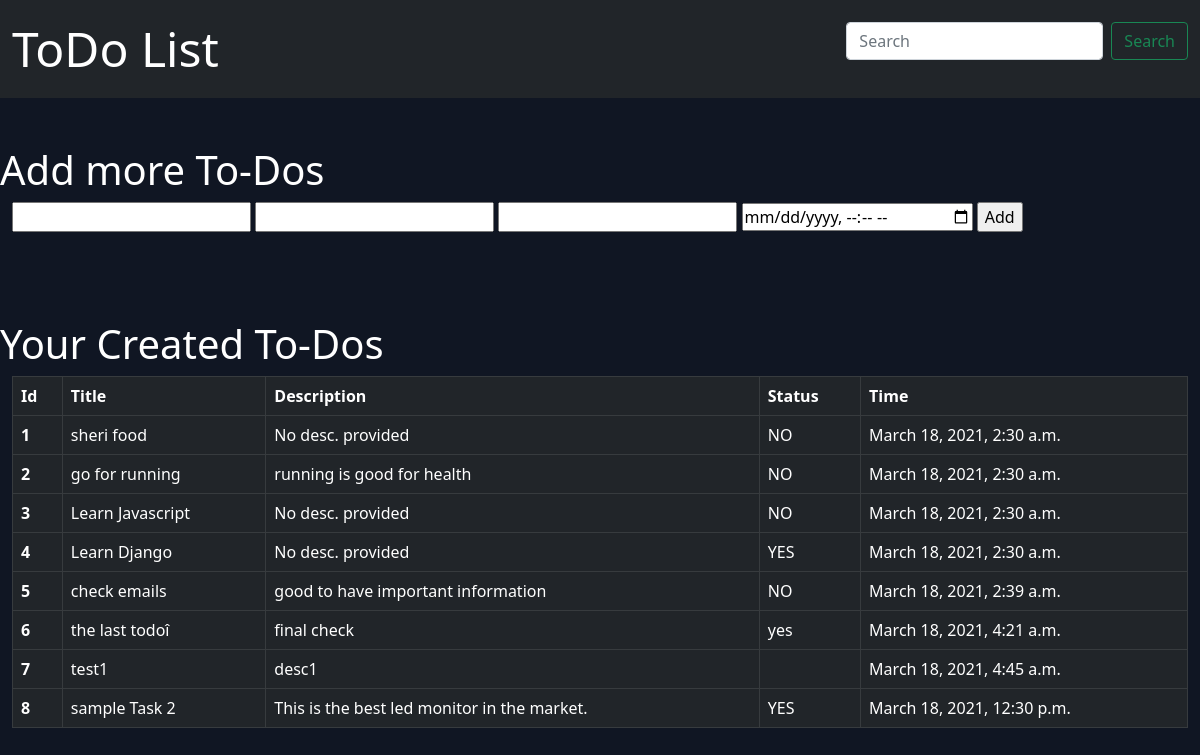
The page / on the database its author committed.
### myapp/models.py (models this page shows, shortened)
class Task(models.Model):
	title= models.CharField(max_length=200,default='No title')
	description= models.CharField(max_length=1000,default='No desc. provided')
	is_completed= models.CharField(max_length=3, choices=comp_choices,default= 'NO')
	time= models.DateTimeField(default=timezone.now)

### myapp/views.py (the view)
# urls.py: path('',views.index,name='main'),
def index(request):
	tasks= Task.objects.all()
	tasks={'all_tasks':tasks}
	return render(request, 'Home/index.html',tasks)

### myapp/templates/Home/index.html (shortened to what this page needs)
{% load static %}
<html lang="en">
	<head>
		<link href="https://cdn.jsdelivr.net/npm/bootstrap@5.0.0-beta2/dist/css/bootstrap.min.css" rel="stylesheet">
		<link rel="stylesheet" type="text/css" href="{% static 'myapp/css/style.css' %}">
	</head>
	<body>
		<nav class="navbar navbar-expand-lg navbar-dark bg-dark">
			<div class="container-fluid">
				<a class="navbar-brand" href="#">ToDo List</a>
				<form class="d-flex">
					<input class="form-control me-2" type="search" placeholder="Search" aria-label="Search">
					<button class="btn btn-outline-success" type="submit">Search</button>
				</form>
			</div>
		</nav>
		<p class="h1 mt-5">Add more To-Dos</p>
		<div class="container-fluid my-1">
			<form action="desc/" method="post">{% csrf_token %}
				<input type="text" name="title"/>
				<input type="text" name="description"/>
				<input type="text" name="is_completed"/>
				<input type="datetime-local" name="time"/>
				<input type="submit" value="Add" />
			</form>
		</div>
		<br>
		<p class="h1 mt-5">Your Created To-Dos</p>
		<div class="container-fluid mt-1">
			<table class="table table-hover table-dark table-bordered" id="table">
				<thead>
					<tr>
						<th scope="col">Id</th>
						<th scope="col">Title</th>
						<th scope="col">Description</th>
						<th scope="col">Status</th>
						<th scope="col">Time</th>
					</tr>
				</thead>
				<tbody>
					{% for task in all_tasks %}
						<tr>
							<th scope="row">{{forloop.counter}}</th>
							<td>{{task.title}}</td>
							<td>{{task.description}}</td>
							<td>{{task.is_completed}}</td>
							<td>{{task.time}}</td>
						</tr>
					{% endfor %}
				</tbody>
			</table>
		</body>
	</body>
</html>

### myapp/static/myapp/css/style.css (style rules this page uses)
body { background-color: rgb(16,22,35); color: white; }
.navbar-brand { font-size: 3.00rem; }

### rows shown on the page
Task: title "sheri food", description "No desc. provided", is_completed "NO", time "March 18, 2021, 2:30 a.m."
Task: title "go for running", description "running is good for health", is_completed "NO", time "March 18, 2021, 2:30 a.m."
Task: title "Learn Javascript", description "No desc. provided", is_completed "NO", time "March 18, 2021, 2:30 a.m."
Task: title "Learn Django", description "No desc. provided", is_completed "YES", time "March 18, 2021, 2:30 a.m."
Task: title "check emails", description "good to have important information", is_completed "NO", time "March 18, 2021, 2:39 a.m."
Task: title "the last todoî", description "final check", is_completed "yes", time "March 18, 2021, 4:21 a.m."
Task: title "test1", description "desc1", time "March 18, 2021, 4:45 a.m."
Task: title "sample Task 2", description "This is the best led monitor in the market.", is_completed "YES", time "March 18, 2021, 12:30 p.m."
